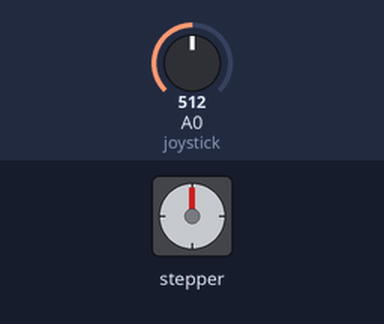
This sketch was run on a simulated Arduino Nano, built with avr-gcc and run on an emulated ATmega328P. Shown: stepper motor. The test bench sets the inputs (shaded band); at power-on: A0 (joystick) = 512. Stepper angles assume 2048 steps per turn; what the sketch prints to the serial monitor is not drawn.

Above: at 1.2 s.
1.3 s: A0 (joystick) set to 314
2.8 s: A0 (joystick) set to 292
At 3.8 s:
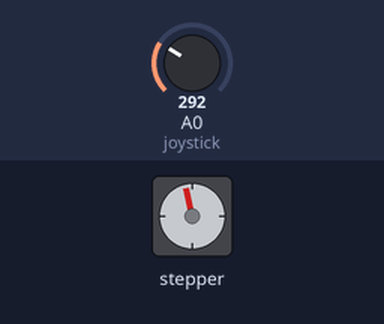
At 4.84 s:
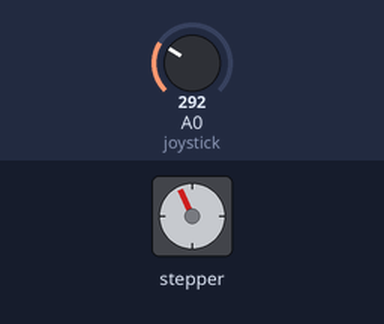
5.8 s: A0 (joystick) set to 122
At 6.3 s:
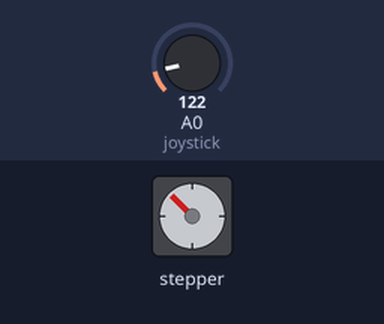
8.8 s: A0 (joystick) set to 0
Timing chart, 0 to 21.8 s (numbered marks = the images above; inputs shaded):
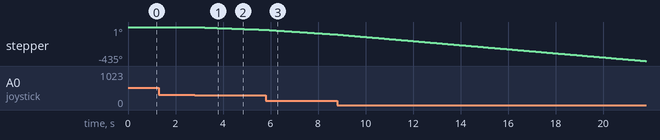

Measured:
- the behaviour switches between 301 and 300 on A0 (joystick) (found by bisection; images 0 and 1)
- after the input at 2.8 s, stepper: keeps turning counter-clockwise at about 12°/s, starting at once

The sketch:

Stepper_Joy_V10.ino
```cpp
/* Board NANO
 *  ATmegam328Pm(Old Bootloader)
 *  Stepper mit Poti
 *  Serieller Monitor > Joy
 *  INT LED HIGH bei Mittelstellung
 *
 *  Stillstand optimiert re/li
 *  V10
 *  KHF 06.11. 2020
 */
#include <Stepper.h>

#define STEPS 32

// Stepper Anschlüsse
#define IN1 8
#define IN2 10
#define IN3 9
#define IN4 11

// Library initialisieren
Stepper stepper(STEPS, IN4, IN2, IN3, IN1);
 //PINS NANO             11   10   9    8

// Joystick/Poti an NANO A0
#define joystick A0

int LED13 = 13;     // Interne LED

void setup()
{
   Serial.begin(9600);
}

void loop()
{

// Analogwert einlesen
int val = analogRead(joystick);
 Serial.print(val);
  Serial.println();

// Wenn Joystick in Mittelstellung = Motor stopp
if( (val > 523) && (val < 500) )
{
digitalWrite(IN1, LOW);
digitalWrite(IN2, LOW);
digitalWrite(IN3, LOW);
digitalWrite(IN4, LOW);
digitalWrite(LED13, HIGH);
}

else
{
// Motor rechts
//while (val >= 523)
while (val >= 723)

{
  digitalWrite(LED13, LOW);
// map Speed zwischen 0 und 500 rpm
int speed_ = map(val, 723, 1023, 5, 500);

// Motor Speed
stepper.setSpeed(speed_);

// Motordrehung = 1 Stepp
stepper.step(1);

val = analogRead(joystick);
 Serial.print(val);
  Serial.println();
}

// Motor links
while (val <= 300)
{
    digitalWrite(LED13, LOW);
// Speed zwischen 0 und 500 rpm
int speed_ = map(val, 500, 0, 5, 300);
// Set Motor Speed
stepper.setSpeed(speed_);

// Motordrehung = 1 Stepp
stepper.step(-1);
val = analogRead(joystick);
Serial.print(val);
 Serial.println();
}
}
}
```
